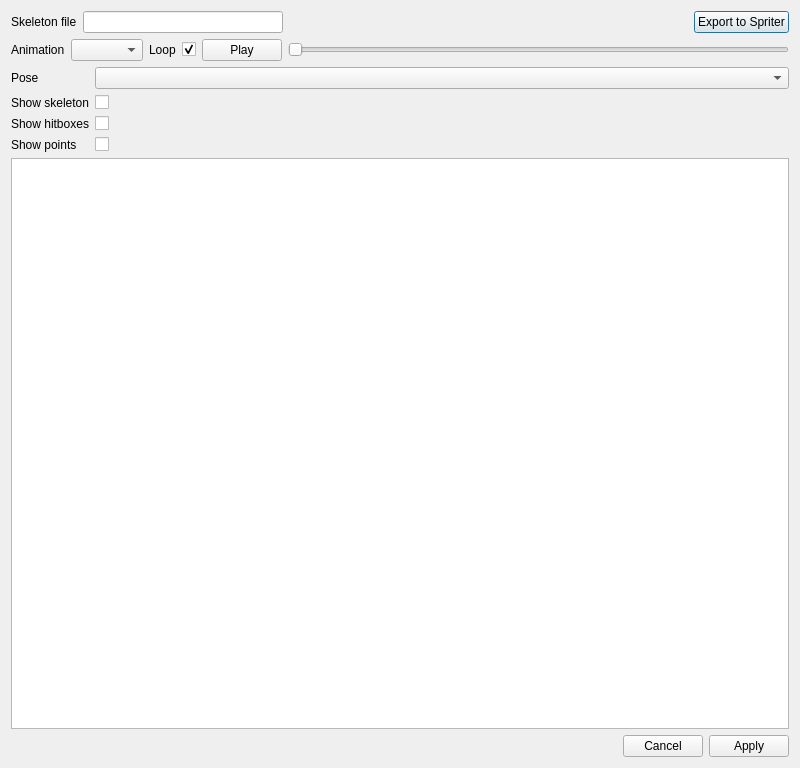
<?xml version="1.0" encoding="UTF-8"?>
<ui version="4.0">
 <class>SkeletonEditor</class>
 <widget class="QDialog" name="SkeletonEditor">
  <property name="geometry">
   <rect>
    <x>0</x>
    <y>0</y>
    <width>800</width>
    <height>768</height>
   </rect>
  </property>
  <property name="windowTitle">
   <string>Skeleton Editor</string>
  </property>
  <layout class="QVBoxLayout" name="verticalLayout">
   <item>
    <layout class="QHBoxLayout" name="horizontalLayout">
     <item>
      <widget class="QLabel" name="label_12">
       <property name="text">
        <string>Skeleton file</string>
       </property>
      </widget>
     </item>
     <item>
      <widget class="QLineEdit" name="skeleton_file_name">
       <property name="maximumSize">
        <size>
         <width>200</width>
         <height>16777215</height>
        </size>
       </property>
      </widget>
     </item>
     <item>
      <spacer name="horizontalSpacer">
       <property name="orientation">
        <enum>Qt::Horizontal</enum>
       </property>
       <property name="sizeHint" stdset="0">
        <size>
         <width>40</width>
         <height>20</height>
        </size>
       </property>
      </spacer>
     </item>
     <item>
      <widget class="QPushButton" name="spriter_export">
       <property name="text">
        <string>Export to Spriter</string>
       </property>
      </widget>
     </item>
    </layout>
   </item>
   <item>
    <layout class="QHBoxLayout" name="horizontalLayout_2">
     <item>
      <widget class="QLabel" name="label_3">
       <property name="text">
        <string>Animation</string>
       </property>
      </widget>
     </item>
     <item>
      <widget class="QComboBox" name="animation_index"/>
     </item>
     <item>
      <widget class="QLabel" name="label_4">
       <property name="text">
        <string>Loop</string>
       </property>
      </widget>
     </item>
     <item>
      <widget class="QCheckBox" name="loop_animation">
       <property name="text">
        <string/>
       </property>
       <property name="checked">
        <bool>true</bool>
       </property>
      </widget>
     </item>
     <item>
      <widget class="QPushButton" name="toggle_paused_button">
       <property name="text">
        <string>Play</string>
       </property>
      </widget>
     </item>
     <item>
      <widget class="QSlider" name="seek_slider">
       <property name="pageStep">
        <number>1</number>
       </property>
       <property name="orientation">
        <enum>Qt::Horizontal</enum>
       </property>
      </widget>
     </item>
    </layout>
   </item>
   <item>
    <layout class="QFormLayout" name="formLayout_3">
     <property name="fieldGrowthPolicy">
      <enum>QFormLayout::AllNonFixedFieldsGrow</enum>
     </property>
     <item row="1" column="0">
      <widget class="QLabel" name="label_6">
       <property name="text">
        <string>Pose</string>
       </property>
      </widget>
     </item>
     <item row="1" column="1">
      <widget class="QComboBox" name="pose_index"/>
     </item>
     <item row="2" column="0">
      <widget class="QLabel" name="label_5">
       <property name="text">
        <string>Show skeleton</string>
       </property>
      </widget>
     </item>
     <item row="2" column="1">
      <widget class="QCheckBox" name="show_skeleton">
       <property name="text">
        <string/>
       </property>
      </widget>
     </item>
     <item row="3" column="0">
      <widget class="QLabel" name="label">
       <property name="text">
        <string>Show hitboxes</string>
       </property>
      </widget>
     </item>
     <item row="3" column="1">
      <widget class="QCheckBox" name="show_hitboxes">
       <property name="text">
        <string/>
       </property>
      </widget>
     </item>
     <item row="4" column="0">
      <widget class="QLabel" name="label_2">
       <property name="text">
        <string>Show points</string>
       </property>
      </widget>
     </item>
     <item row="4" column="1">
      <widget class="QCheckBox" name="show_points">
       <property name="text">
        <string/>
       </property>
      </widget>
     </item>
    </layout>
   </item>
   <item>
    <widget class="QGraphicsView" name="skeleton_graphics_view"/>
   </item>
   <item>
    <widget class="QDialogButtonBox" name="buttonBox">
     <property name="orientation">
      <enum>Qt::Horizontal</enum>
     </property>
     <property name="standardButtons">
      <set>QDialogButtonBox::Apply|QDialogButtonBox::Cancel</set>
     </property>
    </widget>
   </item>
  </layout>
 </widget>
 <resources/>
 <connections>
  <connection>
   <sender>buttonBox</sender>
   <signal>accepted()</signal>
   <receiver>SkeletonEditor</receiver>
   <slot>accept()</slot>
   <hints>
    <hint type="sourcelabel">
     <x>248</x>
     <y>254</y>
    </hint>
    <hint type="destinationlabel">
     <x>157</x>
     <y>274</y>
    </hint>
   </hints>
  </connection>
  <connection>
   <sender>buttonBox</sender>
   <signal>rejected()</signal>
   <receiver>SkeletonEditor</receiver>
   <slot>reject()</slot>
   <hints>
    <hint type="sourcelabel">
     <x>316</x>
     <y>260</y>
    </hint>
    <hint type="destinationlabel">
     <x>286</x>
     <y>274</y>
    </hint>
   </hints>
  </connection>
 </connections>
</ui>
